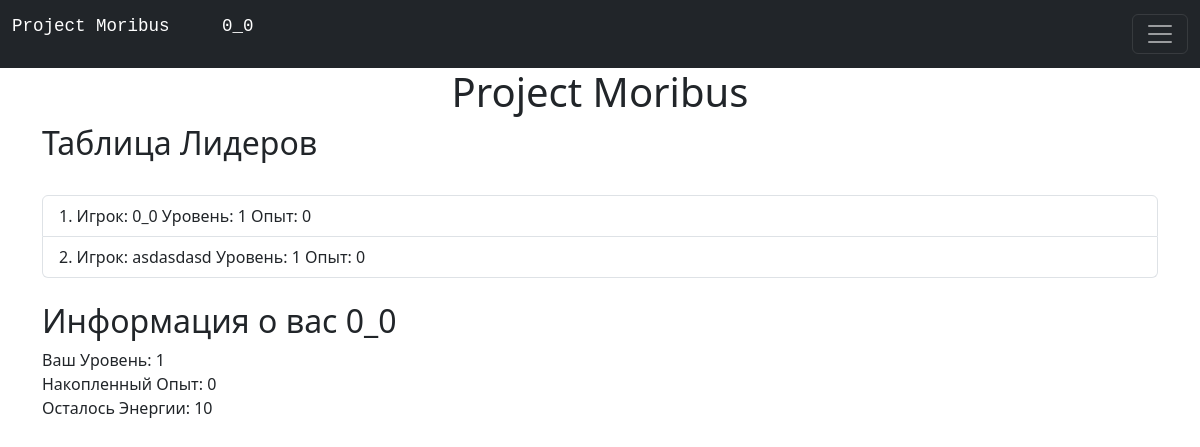
Before: / (signed in) with the older database file.
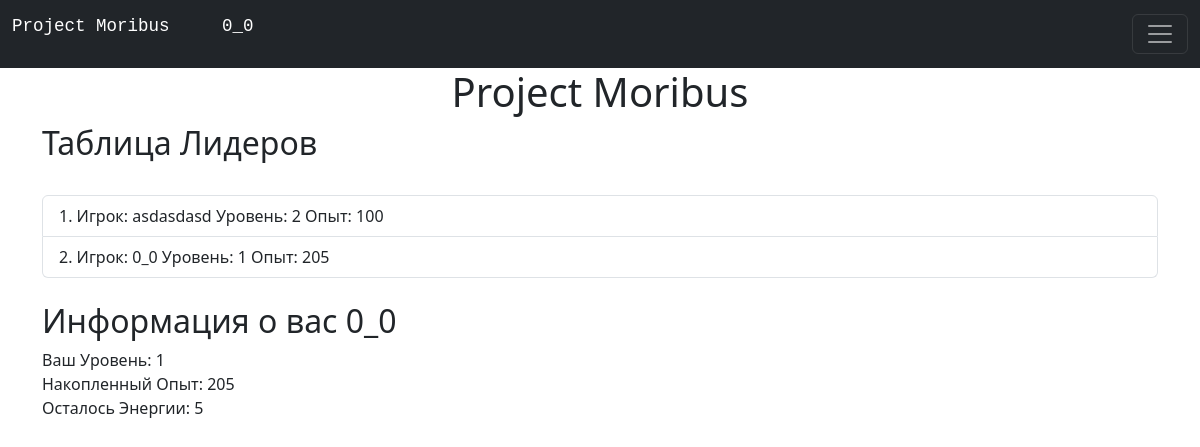
After: the same page with the newer database file.
### data/users.py (models this page shows, shortened)
class User(SqlAlchemyBase, UserMixin, SerializerMixin):
    __tablename__ = 'users'
    id = sqlalchemy.Column(sqlalchemy.Integer, primary_key=True, autoincrement=True)
    name = sqlalchemy.Column(sqlalchemy.String, nullable=True)
    login = sqlalchemy.Column(sqlalchemy.String, nullable=True)
    xp = sqlalchemy.Column(sqlalchemy.Integer, nullable=True)
    level = sqlalchemy.Column(sqlalchemy.Integer, nullable=True)
    inventory = sqlalchemy.Column(sqlalchemy.String, nullable=True)
    hands = sqlalchemy.Column(sqlalchemy.Integer, nullable=True)
    body = sqlalchemy.Column(sqlalchemy.Integer, nullable=True)
    legs = sqlalchemy.Column(sqlalchemy.Integer, nullable=True)
    head = sqlalchemy.Column(sqlalchemy.Integer, nullable=True)
    icon_name = sqlalchemy.Column(sqlalchemy.String, nullable=True)
    energy = sqlalchemy.Column(sqlalchemy.Integer, nullable=True)
    guild_id = sqlalchemy.Column(sqlalchemy.Integer, nullable=True)
    hashed_password = sqlalchemy.Column(sqlalchemy.String, nullable=True)

### main.py (the view)
@app.route('/')
def index():
    db_sess = db_session.create_session()
    db_users = db_sess.query(User).all()
    users = []
    for user in db_users:
        users.append([user.name, user.level, user.xp])
    return \
        render_template("index.html", users=sorted(users, key=lambda x: (x[1], x[2]), reverse=True))

### data/db_session.py (called while the page is built)
def create_session() -> Session:
    global __factory
    return __factory()

### main.py (called while the page is built)
@login_manager.user_loader
def load_user(user_id):
    db_sess = db_session.create_session()
    return db_sess.query(User).get(user_id)

### templates/index.html (shortened to what this page needs)
{% extends "base.html" %}
{% block content %}
    <h1 align="center">Project Moribus</h1>
    <h2>Таблица Лидеров</h2>
    <br>
    <ol class="list-group list-group-numbered">
        {% for user in users %}
            <li class="list-group-item">Игрок: {{ user[0] }} Уровень: {{ user[1] }} Опыт: {{ user[2] }}</li>
        {% endfor %}
    </ol>
    <br>
    {% if current_user.is_authenticated %}
        <h2>Информация о вас  {{ current_user.name }}</h2>
        <a> Ваш Уровень: {{ current_user.level }} <br>
            Накопленный Опыт: {{ current_user.xp }} <br>
            Осталось Энергии: {{ current_user.energy }} <br>
        </a>
    {% endif %}
{% endblock %}
{% block body_navbar %}
    <nav class="navbar navbar-dark bg-dark">
        <div class="container-fluid">
            <a class="navbar-brand" href=""> <pre>Project Moribus     {{ current_user.name }}</pre> </a>
            <button class="navbar-toggler" type="button" data-bs-toggle="collapse" data-bs-target="#navbarNav" aria-controls="navbarNav" aria-expanded="false" aria-label="Toggle navigation">
                <span class="navbar-toggler-icon"></span>
            </button>
        </div>
    </nav>
{% endblock %}

Changed rows visible on the page:
changed User (number 1 of 2 on the later page): xp "0" → "205"; energy "10" → "5"
changed User "asdasdasd": level "1" → "2"; xp "0" → "100"; moves up the list
